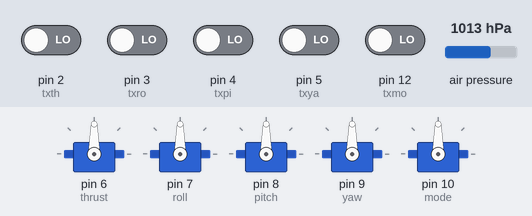
Bench run of a sketch on a simulated Arduino Uno, built with avr-gcc and run on an emulated ATmega328P. Shown: 5 × servo. The inputs (shaded band) are chosen by the test bench; at power-on: pin 2 (txth), pin 3 (txro), pin 4 (txpi), pin 5 (txya), pin 12 (txmo) LOW, air pressure 1013 hPa. What the sketch prints to the serial monitor is not drawn.

Above: at 1.2 s.
1.3 s: air pressure set to 952 hPa
At 5.6 s:
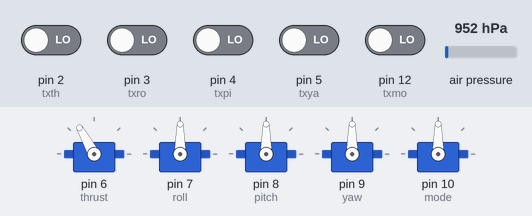
At 11.1 s:
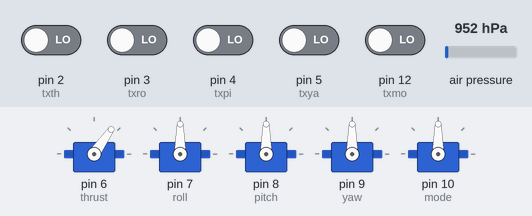
Timing chart, 0 to 12.6 s (numbered marks = the images above; inputs shaded):
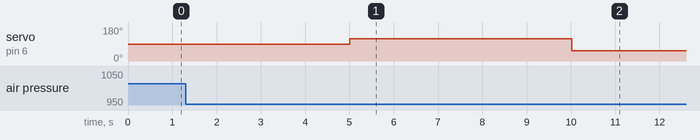

The sketch:

controltest2.ino
```cpp
#include <Servo.h>

#include <Adafruit_GPS.h>
#include <SoftwareSerial.h>

#include <Wire.h>
#include <Adafruit_MPL3115A2.h>

// SoftwareSerial mySerial(3, 2);
// Adafruit_GPS GPS(&mySerial);

// #define GPSECHO  true

// boolean usingInterrupt = false;
// void useInterrupt(boolean); // Func prototype keeps Arduino 0023 happy

// struct GPS_coords

Adafruit_MPL3115A2 baro = Adafruit_MPL3115A2();

Servo thrust;
Servo roll;
Servo pitch;
Servo yaw;
Servo mode;

//pwm values for output to fc
int th = 0;
int ro = 0;
int pi = 0;
int ya = 0;
int mo = 0;

//tx pins
int txth = 2;
int txro = 3;
int txpi = 4;
int txya = 5;
int txmo = 12;

//lpf for pwm outputs
int prev_th = 0;
int prev_ro = 0;
int prev_pi = 0;
int prev_ya = 0;
int prev_mo = 0;

float alt = 330;
float hold_height = 350;

//float angle2home = 0;

//GPS home;

void setup()
{

  // connect at 115200 so we can read the GPS fast enough and echo without dropping chars
  // also spit it out
  Serial.begin(9600);
  Serial.println("WTF");

  // // 9600 NMEA is the default baud rate for Adafruit MTK GPS's- some use 4800
  // GPS.begin(9600);

  // // uncomment this line to turn on RMC (recommended minimum) and GGA (fix data) including altitude
  // GPS.sendCommand(PMTK_SET_NMEA_OUTPUT_RMCGGA);
  // // uncomment this line to turn on only the "minimum recommended" data
  // //GPS.sendCommand(PMTK_SET_NMEA_OUTPUT_RMCONLY);
  // // For parsing data, we don't suggest using anything but either RMC only or RMC+GGA since
  // // the parser doesn't care about other sentences at this time

  // // Set the update rate
  // GPS.sendCommand(PMTK_SET_NMEA_UPDATE_1HZ);   // 1 Hz update rate
  // // For the parsing code to work nicely and have time to sort thru the data, and
  // // print it out we don't suggest using anything higher than 1 Hz

  // // Request updates on antenna status, comment out to keep quiet
  // GPS.sendCommand(PGCMD_ANTENNA);

  // // the nice thing about this code is you can have a timer0 interrupt go off
  // // every 1 millisecond, and read data from the GPS for you. that makes the
  // // loop code a heck of a lot easier!
  // useInterrupt(true);

  // delay(1000);
  // // Ask for firmware version
  // mySerial.println(PMTK_Q_RELEASE);


  pinMode(txth, INPUT);
  pinMode(txro, INPUT);
  pinMode(txpi, INPUT);
  pinMode(txya, INPUT);
  pinMode(txmo, INPUT);

  thrust.attach(6);  //w
  roll.attach(7);    //b
  pitch.attach(8);   //y
  yaw.attach(9);     //g
  mode.attach(10);   //o
  baro.begin();
  alt = baro.getAltitude();

  hold_height = alt + 10;

}


// // Interrupt is called once a millisecond, looks for any new GPS data, and stores it
// SIGNAL(TIMER0_COMPA_vect) {
//   char c = GPS.read();
//   // if you want to debug, this is a good time to do it!
// #ifdef UDR0
//   if (GPSECHO)
//     if (c) UDR0 = c;
//     // writing direct to UDR0 is much much faster than Serial.print
//     // but only one character can be written at a time.
// #endif
// }

// void useInterrupt(boolean v) {
//   if (v) {
//     // Timer0 is already used for millis() - we'll just interrupt somewhere
//     // in the middle and call the "Compare A" function above
//     OCR0A = 0xAF;
//     TIMSK0 |= _BV(OCIE0A);
//     usingInterrupt = true;
//   } else {
//     // do not call the interrupt function COMPA anymore
//     TIMSK0 &= ~_BV(OCIE0A);
//     usingInterrupt = false;
//   }
// }

void loop()
{
    Serial.print("what the hell ");
    alt = baro.getAltitude();
    Serial.print("herte? ");
    // Serial.print("Fix: "); Serial.print((int)GPS.fix);
    // Serial.print(" quality: "); Serial.println((int)GPS.fixquality);
    // Serial.print("Location: ");
    // Serial.print(GPS.latitude, 4); Serial.print(GPS.lat);
    // Serial.print(", ");
    // Serial.print(GPS.longitude, 4); Serial.println(GPS.lon);
    // Serial.print("Location (in degrees, works with Google Maps): ");
    // Serial.print(GPS.latitudeDegrees, 4);
    // Serial.print(", ");
    // Serial.println(GPS.longitudeDegrees, 4);
    // Serial.print("Speed (knots): "); Serial.println(GPS.speed);
    // Serial.print("Angle: "); Serial.println(GPS.angle);
    // Serial.print("Altitude: "); Serial.println(GPS.altitude);

  th = pulseIn(txth, HIGH);
  ro = pulseIn(txro, HIGH);
  pi = pulseIn(txpi, HIGH);
  ya = pulseIn(txya, HIGH);
  mo = pulseIn(txmo, HIGH);

  // // Set home when GPS gets fix
  // if((int)GPS.fix == 1 && home.x == 0)
  // {
  //   home.x = GPS.x;
  //   home.y = GPS.y;
  //   home.z = GPS.z;
  // }
    Serial.print("height: ");
    Serial.print(alt);
    Serial.print("hheight: ");
    Serial.print(hold_height);
    Serial.print("th: ");
    Serial.print(th);
    Serial.print(" ro: ");
    Serial.print(ro);
    Serial.print(" pi: ");
    Serial.print(pi);
    Serial.print(" ya: ");
    Serial.print(ya);
    Serial.print(" mo: ");
    Serial.println(mo);

  if (mo > 1500)
  {
    // I could alternatively round to the nearest hundred for example for
    // fast response and no oscillation but stepwise changes
    th = lowpass(th,prev_th);
    ro = lowpass(ro,prev_ro);
    pi = lowpass(pi,prev_pi);
    ya = lowpass(ya,prev_ya);
    mo = lowpass(mo,prev_mo);

    prev_th = th;
    prev_ro = ro;
    prev_pi = pi;
    prev_ya = ya;
    prev_mo = mo;


    thrust.writeMicroseconds(th);
    roll.writeMicroseconds(ro);
    pitch.writeMicroseconds(pi);
    yaw.writeMicroseconds(ya);
  }
  else
  {
    //go home
    alt_hold();
    // angle2home = constrain(angle_to_home(home, current)*1.2 + 1500,1000,1900);
    // yaw.writeMicroseconds(angle2home);

    // //if angle is within 15 degrees of home, go forward
    // //(but still yaw towards home)
    // if (angle2home < 15 && alt > hold_height-5)
    // {
    //     slow_hold();
    // }
  }
}

int lowpass(int input, int prev_input)
{
    float a = 0.15;
    int output = prev_input + int(a*float(input - prev_input));
    return output;
}
void alt_hold()
{
  // make sure to include clamping on reasonable values!
  float out = constrain((hold_height-alt+1000)*1.75, 1111, 1900);
  thrust.writeMicroseconds(out);
}

// float angle_to_home(GPS home, GPS current)
// {
//   //pos(1) to home(2) wrt N
//   numer = sin(long2-long1)*cos(lat2);
//   denom = cos(lat1)*sin(lat2) - sin(lat1)*cos(lat2)*cos(long2-long1);
//   angle = atan2( numer , denom );
//   angle = angle*180/pi + 180;
//   home_wrtN = mod(angle,360);

//   dir_wrtN = GPS.angle;

//   angle = home_wrtN - dir_wrtN;

//   return (angle - 360*abs(angle)/(-angle)*(abs(angle)>180))
// }

// void slow_hold()
// {
//   float out = constrain((5 - GPS.speed)*320, 1400, 1900);
//   pitch.writeMicroseconds(out);
// }
```
